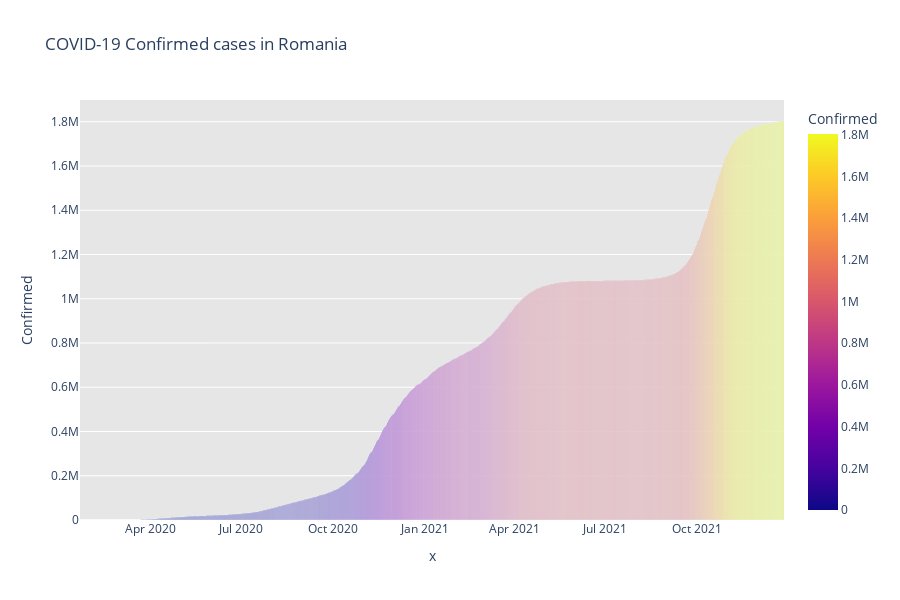

Here is the notebook cell this chart was saved with:
### Code cell
fig = px.bar(ts_ROU, x=ts_ROU.index.date, y="Confirmed", color="Confirmed", orientation="v", height=600,
             title="COVID-19 Confirmed cases in Romania", 
             color_discrete_sequence=px.colors.cyclical.IceFire)
fig.update_layout(plot_bgcolor='rgb(230,230,230)')
fig.show()

### Figure 1 — Plotly figure (JSON) as saved in the notebook; plotly's stock layout.template omitted (floating-point values rounded to 4 significant figures; data arrays with more than 128 entries replaced by an {"elided": "..."} marker saying what was removed)
{"data": [{"alignmentgroup": "True", "hovertemplate": "x=%{x}<br>Confirmed=%{marker.color}<extra></extra>", "legendgroup": "", "marker": {"color": {"elided": "706 int values"}, "coloraxis": "coloraxis", "pattern": {"shape": ""}}, "name": "", "offsetgroup": "", "orientation": "v", "showlegend": false, "textposition": "auto", "type": "bar", "x": {"elided": "706 str values"}, "xaxis": "x", "y": {"elided": "706 int values"}, "yaxis": "y"}], "layout": {"barmode": "relative", "coloraxis": {"colorbar": {"title": {"text": "Confirmed"}}, "colorscale": [[0, "#0d0887"], [0.1111, "#46039f"], [0.2222, "#7201a8"], [0.3333, "#9c179e"], [0.4444, "#bd3786"], [0.5556, "#d8576b"], [0.6667, "#ed7953"], [0.7778, "#fb9f3a"], [0.8889, "#fdca26"], [1, "#f0f921"]]}, "height": 600, "legend": {"tracegroupgap": 0}, "plot_bgcolor": "rgb(230,230,230)", "title": {"text": "COVID-19 Confirmed cases in Romania"}, "xaxis": {"anchor": "y", "domain": [0, 1], "title": {"text": "x"}}, "yaxis": {"anchor": "x", "domain": [0, 1], "title": {"text": "Confirmed"}}}}
